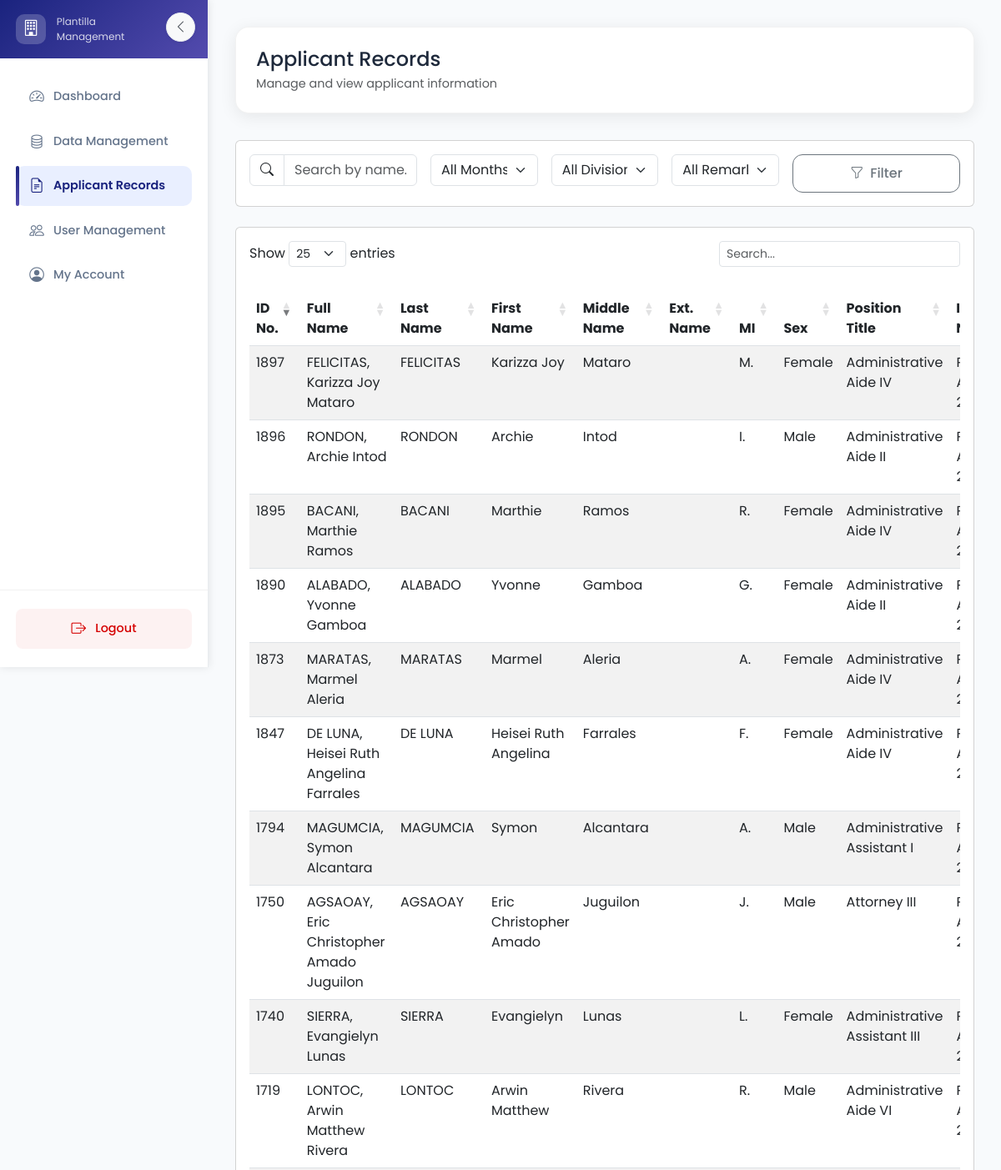
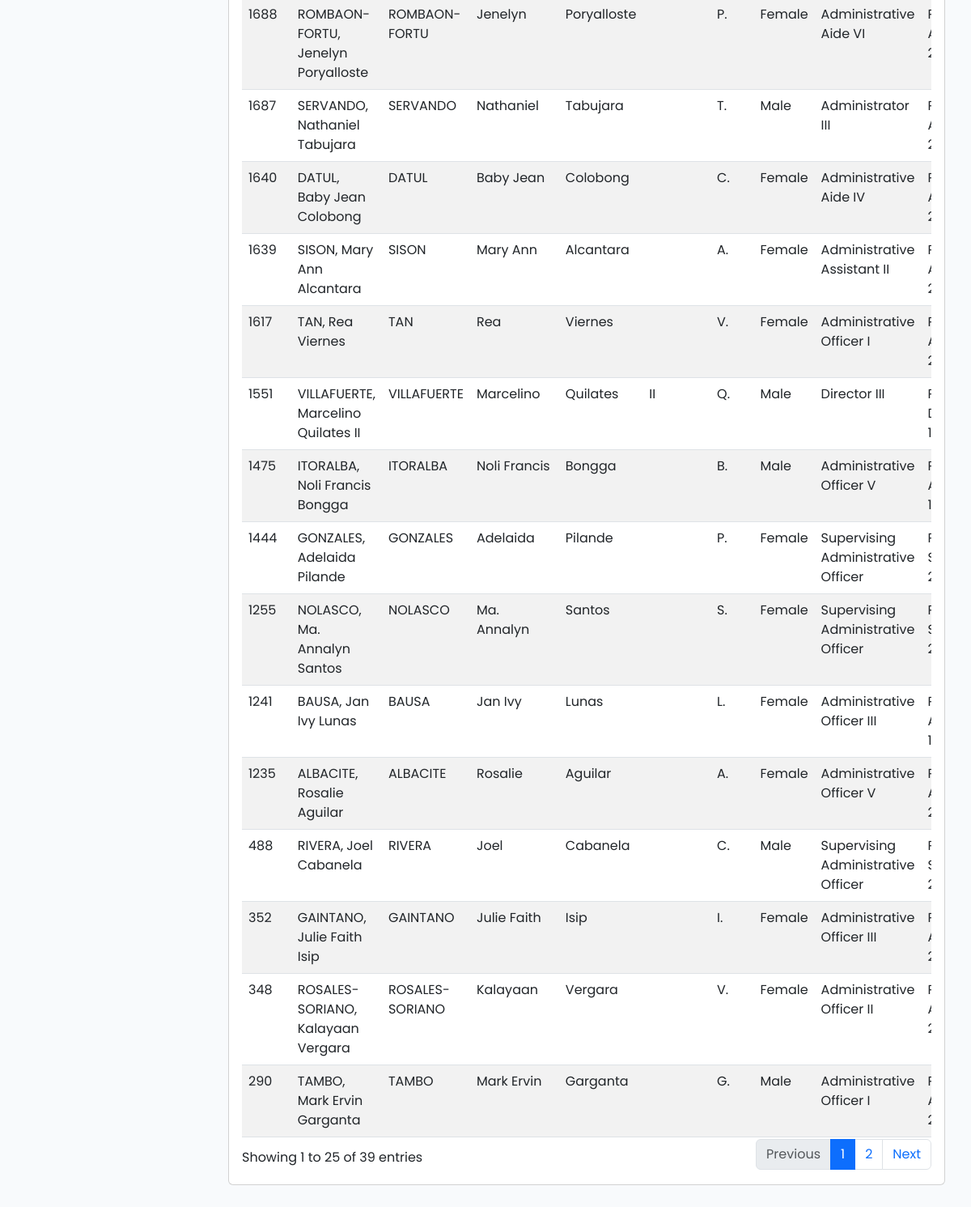
The app's page /user/applicant_records.php, older data (2 pictures, top to bottom).
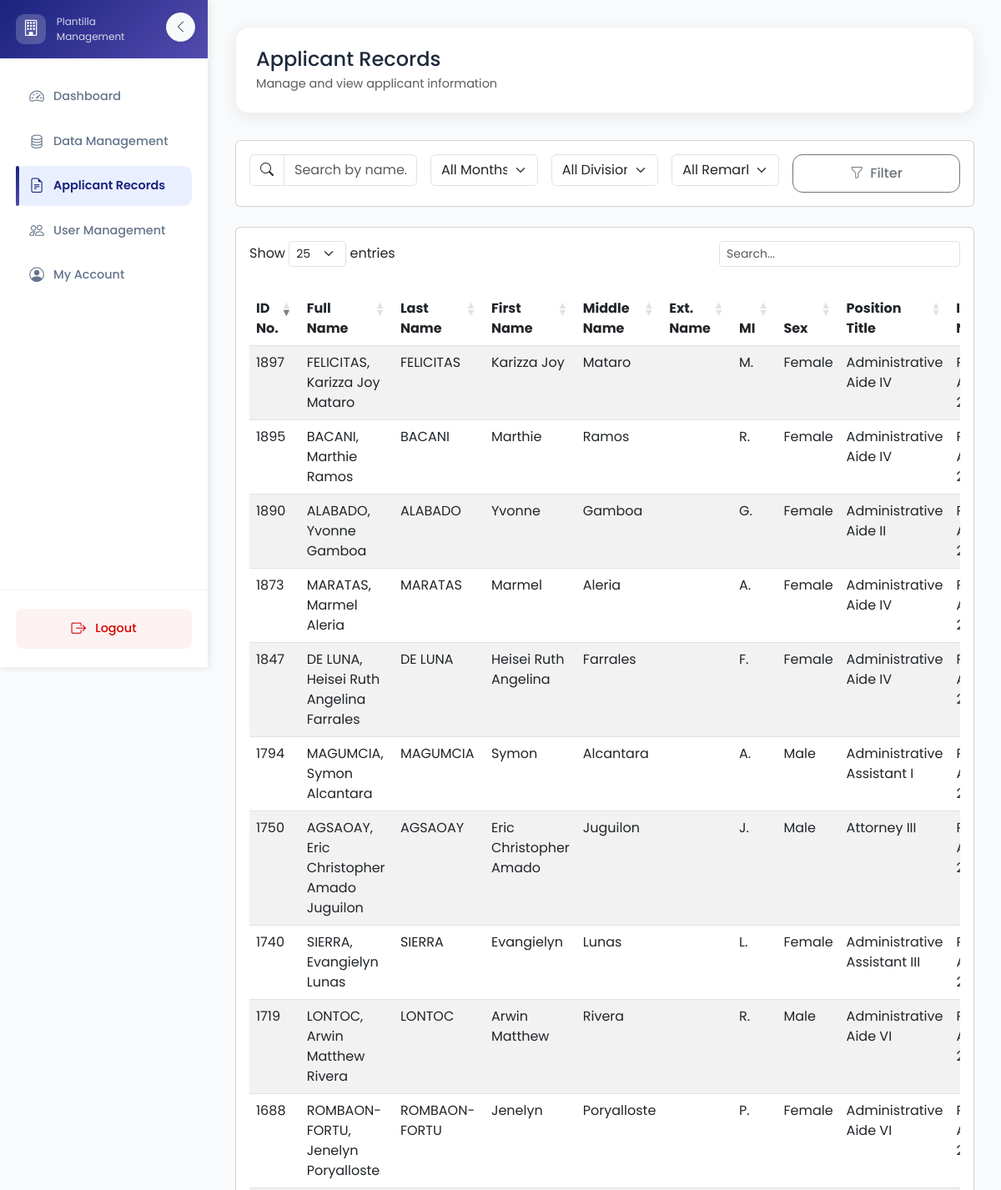
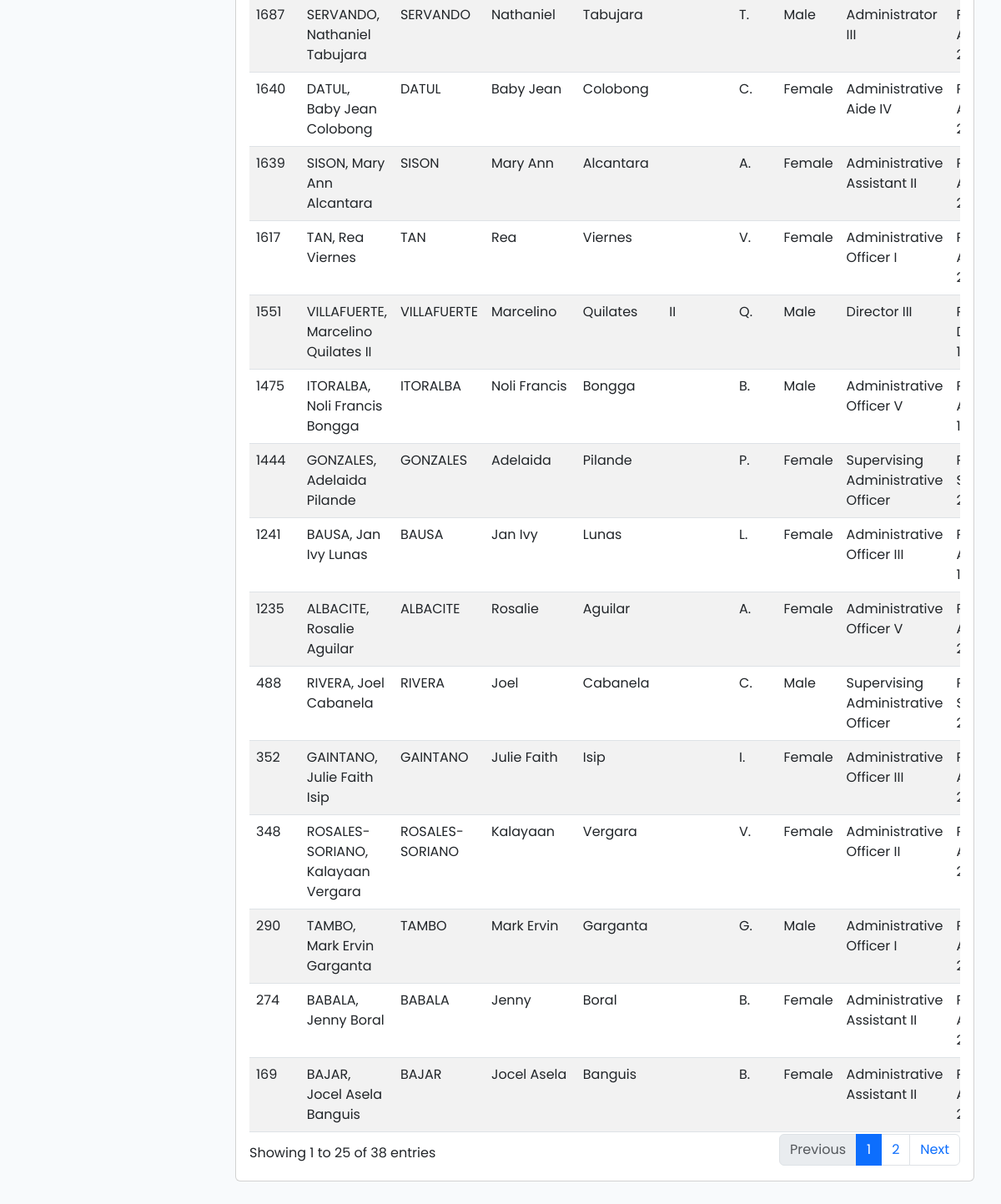
The same page, newer data (2 pictures, top to bottom).
### tables this page shows
CREATE TABLE `records` (
  `id` int(11) NOT NULL,
  `division_id` int(11) NOT NULL DEFAULT 0,
  `plantilla_no` varchar(50) DEFAULT NULL,
  `plantilla_division` varchar(255) DEFAULT NULL,
  `plantilla_section` varchar(255) DEFAULT NULL,
  `equivalent_division` varchar(255) DEFAULT NULL,
  `plantilla_division_definition` text DEFAULT NULL,
  `plantilla_section_definition` text DEFAULT NULL,
  `fullname` varchar(255) DEFAULT NULL,
  `last_name` varchar(100) DEFAULT NULL,
  `first_name` varchar(100) DEFAULT NULL,
  `middle_name` varchar(100) DEFAULT NULL,
  `ext_name` varchar(50) DEFAULT NULL,
  `mi` varchar(10) DEFAULT NULL,
  `sex` varchar(10) DEFAULT NULL,
  `position_title` varchar(255) DEFAULT NULL,
  `item_number` varchar(50) DEFAULT NULL,
  `tech_code` varchar(50) DEFAULT NULL,
  `level` varchar(50) DEFAULT NULL,
  `appointment_status` varchar(100) DEFAULT NULL,
  `sg` varchar(10) DEFAULT NULL,
  `step` varchar(10) DEFAULT NULL,
  `monthly_salary` decimal(15,2) DEFAULT NULL,
  `date_of_birth` varchar(100) DEFAULT NULL,
  `date_orig_appt` varchar(100) DEFAULT NULL,
  `date_govt_srvc` varchar(100) DEFAULT NULL,
  `date_last_promotion` varchar(100) DEFAULT NULL,
  `date_last_increment` varchar(100) DEFAULT NULL,
  `date_longevity` varchar(100) DEFAULT NULL,
  `date_vacated` varchar(100) DEFAULT NULL,
  `vacated_due_to` varchar(255) DEFAULT NULL,
  `vacated_by` varchar(255) DEFAULT NULL,
  `id_no` varchar(50) DEFAULT NULL,
  `status` enum('Not Yet For Filing','On-Hold','On Process','Deliberated') NOT NULL DEFAULT 'Not Yet For Filing',
  `archive` tinyint(11) NOT NULL DEFAULT 0,
  `created_at` timestamp NOT NULL DEFAULT current_timestamp(),
  `updated_at` timestamp NOT NULL DEFAULT current_timestamp() ON UPDATE current_timestamp(),
  `created_by` int(11) NOT NULL
);

### user/applicant_records.php (the view, shortened to what the changed rows need)
<?php
include '../dbconnection.php';
$query = "SELECT r.*,
          DATE_FORMAT(r.date_of_birth, '%M %d, %Y') as formatted_dob,
          DATE_FORMAT(r.date_orig_appt, '%M %d, %Y') as formatted_orig_appt,
          DATE_FORMAT(r.date_govt_srvc, '%M %d, %Y') as formatted_govt_srvc,
          DATE_FORMAT(r.date_last_promotion, '%M %d, %Y') as formatted_last_promotion,
          DATE_FORMAT(r.date_last_increment, '%M %d, %Y') as formatted_last_increment,
          DATE_FORMAT(r.date_longevity, '%M %d, %Y') as formatted_longevity
          FROM records r
          WHERE 1=1";
$stmt = $conn->prepare($query);
$stmt->execute();
$result = $stmt->get_result();
$records = $result->fetch_all(MYSQLI_ASSOC);
?>
<!DOCTYPE html>
<html lang="en">
<head>
    <link href="https://cdn.jsdelivr.net/npm/bootstrap@5.3.0/dist/css/bootstrap.min.css" rel="stylesheet">
    <link rel="stylesheet" href="https://cdn.jsdelivr.net/npm/bootstrap-icons@1.11.0/font/bootstrap-icons.css">
    <link href="https://cdn.datatables.net/1.13.6/css/dataTables.bootstrap5.min.css" rel="stylesheet">
    <link rel="stylesheet" href="../assets/css/styles.css">
</head>
<body>
    <div class="main-content">
        <div class="dashboard-header">
            <div class="d-flex justify-content-between align-items-center">
                <div>
                    <h2 class="mb-1">Applicant Records</h2>
                </div>
            </div>
        </div>
        <div class="card">
            <div class="card-body">
                <div class="table-responsive">
                    <table id="recordsTable" class="table table-striped table-hover">
                        <thead>
                            <tr>
                                <th>ID No.</th>
                                <th>Full Name</th>
                                <th>Last Name</th>
                                <th>First Name</th>
                                <th>Middle Name</th>
                                <th>Ext. Name</th>
                                <th>MI</th>
                                <th>Sex</th>
                                <th>Position Title</th>
                                <th>Item No.</th>
                            </tr>
                        </thead>
                        <tbody>
                            <?php foreach ($records as $record): ?>
                                <tr>
                                    <td><?php echo htmlspecialchars($record['id_no']); ?></td>
                                    <td><?php echo htmlspecialchars($record['last_name'] . ', ' . $record['first_name'] . ' ' . $record['middle_name'] . ' ' . $record['ext_name']); ?></td>
                                    <td><?php echo htmlspecialchars($record['last_name']); ?></td>
                                    <td><?php echo htmlspecialchars($record['first_name']); ?></td>
                                    <td><?php echo htmlspecialchars($record['middle_name']); ?></td>
                                    <td><?php echo htmlspecialchars($record['ext_name']); ?></td>
                                    <td><?php echo htmlspecialchars($record['mi']); ?></td>
                                    <td><?php echo htmlspecialchars($record['sex']); ?></td>
                                    <td><?php echo htmlspecialchars($record['position_title']); ?></td>
                                    <td><?php echo htmlspecialchars($record['item_number']); ?></td>
                                </tr>
                            <?php endforeach; ?>
                        </tbody>
                    </table>
                </div>
            </div>
        </div>
    </div>
</body>
</html>

Row changes from the older to the newer data that the page shows:
removed records: id_no "1255", last_name+first_name+middle_name "NOLASCO, Ma. Annalyn Santos", last_name "NOLASCO", first_name "Ma. Annalyn", middle_name "Santos", mi "S.", sex "Female", position_title "Supervising Administrative Officer"
removed records: id_no "1896", last_name+first_name+middle_name "RONDON, Archie Intod", last_name "RONDON", first_name "Archie", middle_name "Intod", mi "I.", sex "Male", position_title "Administrative Aide II"
now on this page (row edited): records: id_no "274", last_name+first_name+middle_name "BABALA, Jenny Boral", last_name "BABALA", first_name "Jenny", middle_name "Boral", mi "B.", sex "Female", position_title "Administrative Assistant II"
now on this page (row edited): records: id_no "169", last_name+first_name+middle_name "BAJAR, Jocel Asela Banguis", last_name "BAJAR", first_name "Jocel Asela", middle_name "Banguis", mi "B.", sex "Female", position_title "Administrative Assistant II"
Text that changed along with them:
text written by a page script: "Show entries Showing 1 to 25 of 39 entries Previous 1 2 Next" → "Show entries Showing 1 to 25 of 38 entries Previous 1 2 Next"
